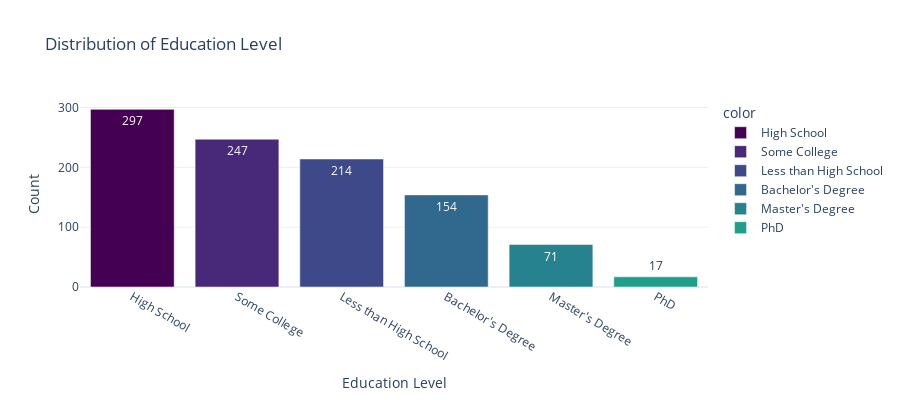

This figure's notebook cell:
### Code cell
# Distribution of the Education Level Column
education_counts = clairborne_df['Education Level'].value_counts()

fig = px.bar(
    x=education_counts.index,
    y=education_counts.values,
    labels={'x': 'Education Level', 'y': 'Count'},
    title='Distribution of Education Level',
    color=education_counts.index,
    color_discrete_sequence=px.colors.sequential.Viridis,
    text_auto=True
)

fig.update_layout(
    xaxis_title='Education Level',
    yaxis_title='Count',
    template='plotly_white',
    width=900,
    height=400
)

fig.show()

### Figure 1 — Plotly figure (JSON) as saved in the notebook; plotly's stock layout.template omitted (floating-point values rounded to 4 significant figures)
{"data": [{"hovertemplate": "color=High School<br>Education Level=%{x}<br>Count=%{y}<extra></extra>", "legendgroup": "High School", "marker": {"color": "#440154", "pattern": {"shape": ""}}, "name": "High School", "orientation": "v", "showlegend": true, "textposition": "auto", "texttemplate": "%{y}", "type": "bar", "x": ["High School"], "xaxis": "x", "y": [297], "yaxis": "y"}, {"hovertemplate": "color=Some College<br>Education Level=%{x}<br>Count=%{y}<extra></extra>", "legendgroup": "Some College", "marker": {"color": "#482878", "pattern": {"shape": ""}}, "name": "Some College", "orientation": "v", "showlegend": true, "textposition": "auto", "texttemplate": "%{y}", "type": "bar", "x": ["Some College"], "xaxis": "x", "y": [247], "yaxis": "y"}, {"hovertemplate": "color=Less than High School<br>Education Level=%{x}<br>Count=%{y}<extra></extra>", "legendgroup": "Less than High School", "marker": {"color": "#3e4989", "pattern": {"shape": ""}}, "name": "Less than High School", "orientation": "v", "showlegend": true, "textposition": "auto", "texttemplate": "%{y}", "type": "bar", "x": ["Less than High School"], "xaxis": "x", "y": [214], "yaxis": "y"}, {"hovertemplate": "color=Bachelor's Degree<br>Education Level=%{x}<br>Count=%{y}<extra></extra>", "legendgroup": "Bachelor's Degree", "marker": {"color": "#31688e", "pattern": {"shape": ""}}, "name": "Bachelor's Degree", "orientation": "v", "showlegend": true, "textposition": "auto", "texttemplate": "%{y}", "type": "bar", "x": ["Bachelor's Degree"], "xaxis": "x", "y": [154], "yaxis": "y"}, {"hovertemplate": "color=Master's Degree<br>Education Level=%{x}<br>Count=%{y}<extra></extra>", "legendgroup": "Master's Degree", "marker": {"color": "#26828e", "pattern": {"shape": ""}}, "name": "Master's Degree", "orientation": "v", "showlegend": true, "textposition": "auto", "texttemplate": "%{y}", "type": "bar", "x": ["Master's Degree"], "xaxis": "x", "y": [71], "yaxis": "y"}, {"hovertemplate": "color=PhD<br>Education Level=%{x}<br>Count=%{y}<extra></extra>", "legendgroup": "PhD", "marker": {"color": "#1f9e89", "pattern": {"shape": ""}}, "name": "PhD", "orientation": "v", "showlegend": true, "textposition": "auto", "texttemplate": "%{y}", "type": "bar", "x": ["PhD"], "xaxis": "x", "y": [17], "yaxis": "y"}], "layout": {"barmode": "relative", "height": 400, "legend": {"title": {"text": "color"}, "tracegroupgap": 0}, "title": {"text": "Distribution of Education Level"}, "width": 900, "xaxis": {"anchor": "y", "domain": [0, 1], "title": {"text": "Education Level"}}, "yaxis": {"anchor": "x", "domain": [0, 1], "title": {"text": "Count"}}}}
